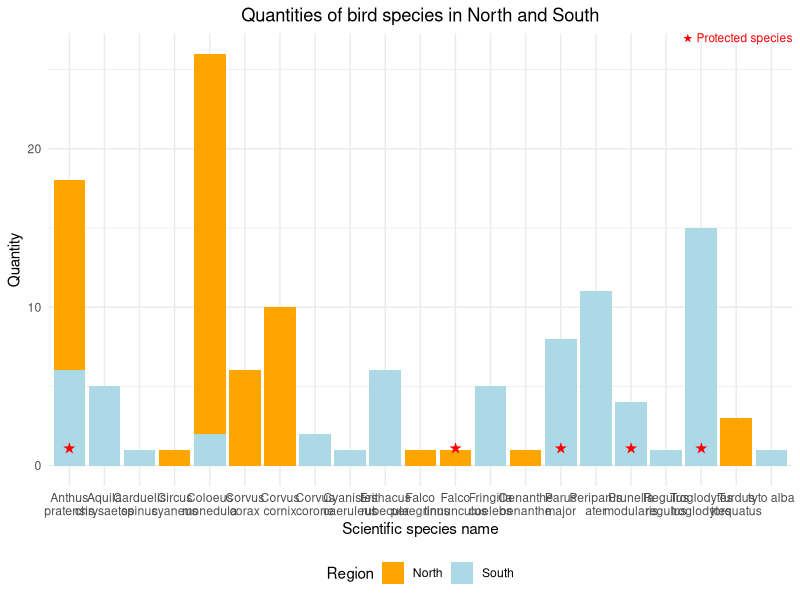

Reproduce this figure in R. (Note: this script raises an error after producing the figure.)
setwd("C:/Users/14681/Desktop/EcIA/Arran/data/Birds")
Birds<-read.csv("Birds_survey_comparison.csv")
library(ggplot2)
install.packages("stringr")
library(stringr)

#highlight protected/invasive/priority species
species_to_highlight <- c("Anthus pratensis", "Parus major", "Prunella modularis","Troglodytes troglodytes","Falco tinnunculus")
#comparison of south and north
ggplot(data = Birds, aes(x = scientificName)) +
  geom_bar(aes(y = North, fill = "North"), stat = "identity", position = "dodge") +
  geom_bar(aes(y = South, fill = "South"), stat = "identity", position = "dodge") +
  labs(x = "Scientific species name", y = "Quantity", title = "Quantities of bird species in North and South") +
  scale_fill_manual(values = c("North" = "orange", "South" = "lightblue"), name = "Region") +
  theme(axis.text.x = element_text(angle = 45, hjust = 1)) +
  scale_x_discrete(labels = function(x) str_wrap(x, width = 10)) +
  theme_minimal() +
  theme(plot.title = element_text(hjust = 0.5)) +
  labs(fill = "Region") +
  geom_text(data = subset(Birds, scientificName %in% species_to_highlight),
            aes(x = scientificName, y = 0, label = "★"), 
            vjust = -1, color = "red", size = 4)+
  annotate("text", x = Inf, y = Inf, hjust = 1, vjust = 1,
           label = "★ Protected species", color = "red", size = 3) +
  theme(legend.position = "bottom")
#piechart of north bird data
BirdsN<-read.csv("Birds_quantity_north.csv")
BirdsN$Percentage <- BirdsN$Quantity / sum(BirdsN$Quantity) * 100
colors <- viridis_pal()(14)
ggplot(data = BirdsN, aes(x = "", y = Percentage, fill = Scientific_species_name)) +
  geom_bar(stat = "identity", width = 1) +
  coord_polar(theta = "y") +
  labs(title = "Quantities of bird species in North", x = NULL, y = NULL) +
  theme_minimal() +
  theme(legend.position = "bottom") +
  theme(plot.title = element_text(hjust = 0.5))+
  scale_fill_manual(values = colors, name = "") +
  scale_y_continuous(breaks = NULL)
#piechart of south bird data
BirdsS<-read.csv("Birds_quantity_south.csv")
BirdsS$Percentage <- BirdsS$Quantity / sum(BirdsS$Quantity) * 100
colors <- viridis_pal()(14)
ggplot(data = BirdsS, aes(x = "", y = Percentage, fill = Scientific_species_name)) +
  geom_bar(stat = "identity", width = 1) +
  coord_polar(theta = "y") +
  labs(title = "Quantities of bird species in South", x = NULL, y = NULL) +
  theme_minimal() +
  theme(legend.position = "bottom") +
  theme(plot.title = element_text(hjust = 0.5))+
  scale_fill_manual(values = colors, name = "") +
  scale_y_continuous(breaks = NULL)